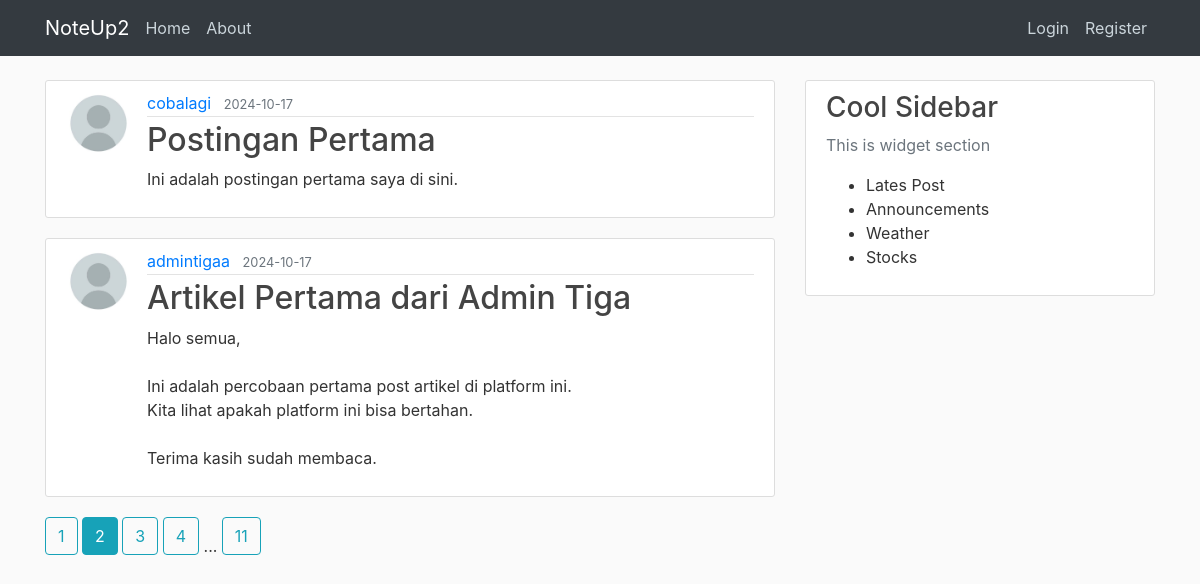
The page /home?page=2 on the database its author committed.
### noteup/models.py (models this page shows, shortened)
class Post(db.Model):
    id = db.Column(db.Integer, primary_key=True)
    title = db.Column(db.String(100), nullable=False)
    date_posted = db.Column(db.DateTime, nullable=False, default=datetime.now(timezone.utc))
    content = db.Column(db.Text, nullable=False)
    user_id = db.Column(db.Integer, db.ForeignKey('user.id'), nullable=False)

class User(db.Model, UserMixin):
    id = db.Column(db.Integer, primary_key=True)
    username = db.Column(db.String(20), unique=True, nullable=False)
    email = db.Column(db.String(100), unique=True, nullable=False)
    image_file = db.Column(db.String(20), nullable=False, default='default.jpg')
    password = db.Column(db.String(60), nullable=False)
    posts = db.relationship('Post', backref='author', lazy=True)

### noteup/main/routes.py (the view)
@main.route("/")
@main.route("/home")
def home():
    page = request.args.get('page', 1, type=int)
    posts = Post.query.order_by(Post.date_posted.desc()).paginate(page=page, per_page=2)
    return render_template("home.html", posts=posts)

### noteup/templates/home.html
{% extends "layout.html" %}
{% block content %}
    {% for post in posts.items %}
        <article class="media content-section">
            <img class="rounded-circle article-img" src="{{ url_for('static', filename='img/' + post.author.image_file) }}">
            <div class="media-body">
                <div class="article-metadata">
                    <a href="{{ url_for('users.user_posts', username=post.author.username) }}" class="mr-2">{{ post.author.username }}</a>
                    <small class="text-muted">{{ post.date_posted.strftime('%Y-%m-%d') }}</small>
                </div>
                <h2><a href="{{ url_for('posts.post', post_id=post.id) }}" class="article-title">{{ post.title }}</a></h2>
                <p class="article-content">{{ post.content }}</p>
            </div>
        </article>
    {% endfor %}
    {% for page_num in posts.iter_pages(left_edge=1, right_edge=1, left_current=1, right_current=2) %}
        {% if page_num %}
            {% if posts.page == page_num %}
                <a class="btn btn-info mb-4" href="{{ url_for('main.home', page=page_num) }}">{{ page_num }}</a>
            {% else %}
                <a class="btn btn-outline-info mb-4" href="{{ url_for('main.home', page=page_num) }}">{{ page_num }}</a>
            {% endif %}
        {% else %}
        ...
        {% endif %}
    {% endfor %}
{% endblock content %}

### noteup/static/style.css (style rules this page uses)
body { background: #fafafa; color: #333333; margin-top: 5rem; }
h1, h2, h3, h4, h5, h6 { color: #444444; }
.content-section { background: #ffffff; padding: 10px 20px; border: 1px solid #dddddd; border-radius: 3px; margin-bottom: 20px; }
.article-title { color: #444444; }
.article-content { white-space: pre-line; }
.article-img { height: 65px; width: 65px; margin-right: 16px; }
.article-metadata { padding-bottom: 1px; margin-bottom: 4px; border-bottom: 1px solid #e3e3e3; }

### rows shown on the page
Post: image_file (placeholder picture), author.username "cobalagi", date_posted "2024-10-17", title "Postingan Pertama", content "Ini adalah postingan pertama saya di sini."
Post: image_file (placeholder picture), author.username "admintigaa", date_posted "2024-10-17", title "Artikel Pertama dari Admin Tiga", content "Halo semua, Ini adalah percobaan pertama post artikel di platform ini. Kita lihat apakah platform ini bisa bertahan. Terima kasih sudah membaca."

### other values the page prints
{{ page_num }} "1" "3" "4" "11"
{{ page_num }} "2"
